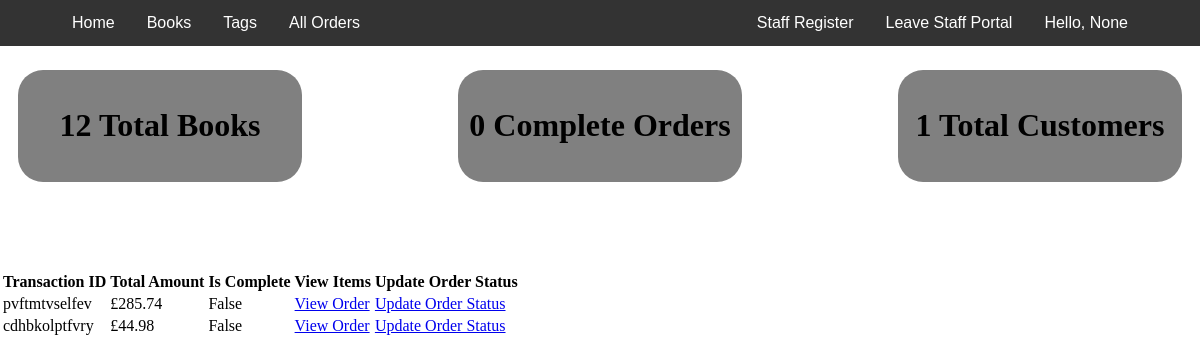
The app's page /staff/ (signed in) with its own data.
### accounts/models.py (models this page shows, shortened)
class User(AbstractBaseUser):
    email = models.EmailField(max_length=255, unique=True)
    firstName = models.CharField(max_length=255, blank=True, null=True)
    lastName = models.CharField(max_length=255, blank=True, null=True)
    staff = models.BooleanField(default=False)  # staff user non superuser
    admin = models.BooleanField(default=False)  # superuser
    shipping_address = models.ForeignKey(ShippingAddressModel,
                                         on_delete=SET_NULL,
                                         null=True)
    is_active = models.BooleanField(default=False)
    USERNAME_FIELD = 'email'  # username
    objects = UserManager()
    @property
    def is_staff(self):
        return self.staff

### Inventory/models.py (models this page shows, shortened)
class Order(models.Model):
    user = models.ForeignKey(User, on_delete=SET_NULL, null=True)
    date_orderd = models.DateTimeField(auto_now_add=True, null=True)
    payment_complete = models.BooleanField(default=False, null=True)
    complete = models.BooleanField(default=False, null=True)
    transaction_id = models.CharField(max_length=200, unique=True)
    shipping_address = models.ForeignKey(ShippingAddressModel,
                                         on_delete=SET_NULL,
                                         null=True)
    @property
    def get_cart_total(self):
        order_items = self.orderitem_set.all()
        total = sum([item.get_total for item in order_items])
        if str(total)[-2] == '.':
            total = str(total) + '0'
        return total

class OrderItem(models.Model):
    product = models.ForeignKey(Book, on_delete=SET_NULL, null=True)
    order = models.ForeignKey(Order, on_delete=SET_NULL, null=True)
    quantity = models.IntegerField(default=0)
    date_added = models.DateTimeField(auto_now_add=True)
    @property
    def get_total(self):
        total = self.product.price * self.quantity
        if str(total)[-2] == '.':
            total = str(total) + '0'
        return total

class Book(models.Model):
    title = models.CharField(max_length=100)
    author = models.CharField(max_length=100)
    description = models.CharField(max_length=400)
    barcode = models.CharField(max_length=13)
    price = models.DecimalField(max_digits=10, decimal_places=2)
    discounted_price = models.DecimalField(max_digits=10,
                                           decimal_places=2,
                                           null=True,
                                           blank=True)
    borrowed = models.BooleanField(default=False)
    coverImage = models.ImageField(upload_to='bookCovers')
    tags = models.ManyToManyField(Tag)
    payment_id = models.CharField(max_length=200, null=True)
    product_id = models.CharField(max_length=200, null=True)

### Inventory/views.py (the view)
# urls.py: path('', HomeView.as_view(), name="sHome"),
@method_decorator(decorators, name='dispatch')
class HomeView(View):
    def get(self, request, *args, **kwargs):
        context = {}
        total_books = Book.objects.all().count()
        total_customers = User.objects.all().filter(admin=False,
                                                    staff=False).count()
        orders = Order.objects.all().filter(payment_complete=True,
                                            complete=False)
        orders_complete = Order.objects.all().filter(complete=True).count()
        context['orders'] = orders
        context['totalBooks'] = total_books
        context['orders_complete'] = orders_complete
        context['totalCustomers'] = total_customers
        return render(request, 'inventory/home.html', context)

### Inventory/templates/inventory/home.html (shortened to what this page needs)
{% extends 'Sbase.html' %}
{% load static %}
{% block head %}
<link rel="stylesheet" href="{% static 'css/inventory/home.css' %}">
{% endblock %}
{% block content %}
<div class="info">
  <div class="bg">
    <h1>{{totalBooks}} Total Books</h1>
  </div>
  <div class="bg">
    <h1>{{orders_complete}} Complete Orders</h1>
  </div>
  <div class="bg">
    <h1>{{totalCustomers}} Total Customers</h1>
  </div>
</div>
<div class="order-table">
  <table>
    <th>Transaction ID</th>
    <th>Total Amount</th>
    <th>Is Complete</th>
    <th>View Items</th>
    <th>Update Order Status</th>
    {% for i in orders %}
    <tr>
      <td>{{i.transaction_id}}</td>
      <td>£{{i.get_cart_total}}</td>
      <td>{{i.complete}}</td>
      <td><a href="{% url 'order' id=i.id%}">View Order</a></td>
      <td><a href="{% url 'order_update' id=i.id %}">Update Order Status</a></td>
    </tr>
    {% endfor %}
  </table>
</div>
{% endblock %}

### Inventory/templates/inventory/staffNavBar.html (shortened to what this page needs)
<div class="navbar">
  <a style="margin-left: 3.5em;" class="float-l" href="{% url 'sHome' %}">Home</a>
  <div class="dropdown">
    <button class="dropbtn">Books
    </button>
  </div>
  <div class="dropdown">
    <button class="dropbtn">Tags
    </button>
  </div>
  <div style="float: right; margin-right: 3.5em;" class="dropdown">
    <button class="dropbtn">Hello, {{user.firstName}}
    </button>
  </div>
    <a class="float-l" href="{% url 'orders' %}">All Orders</a>
  <a class="float-r" href="{% url 'home' %}">Leave Staff Portal</a>
  <a class="float-r" href="{% url 'sRegister' %}">Staff Register</a>
</div>

### static/css/Inventory/home.css (style rules this page uses)
.navbar { grid-area: nav; }
.info { grid-area: info; display: flex; justify-content: center; gap: 10%; }
.bg { display: flex; justify-content: center; align-items: center; background-color: gray; width: 30%; height: 50%; margin-left: 1.5%; margin-right: 1.5%; margin-top: 2%; margin-bottom: 10%; border-radius: 25px; }

### Inventory/templates/inventory/staffNavBar.html (style rules this page uses)
body { margin: 0; }
.navbar { background-color: #333; font-family: Arial; }
.float-r { float: right; font-size: 16px; color: white; text-align: center; padding: 14px 16px; text-decoration: none; }
.float-l { float: left; font-size: 16px; color: white; text-align: center; padding: 14px 16px; text-decoration: none; }
.dropdown { float: left; overflow: hidden; }
.dropdown .dropbtn { font-size: 16px; border: none; outline: none; color: white; padding: 14px 16px; background-color: inherit; font-family: inherit; margin: 0; }

### records on screen
User: firstName "None"
Order: transaction_id "pvftmtvselfev", get_cart_total "285.74", complete "False"
Order: transaction_id "cdhbkolptfvry", get_cart_total "44.98", complete "False"

### other values on screen
{{ totalBooks }} "12"
{{ orders_complete }} "0"
{{ totalCustomers }} "1"
